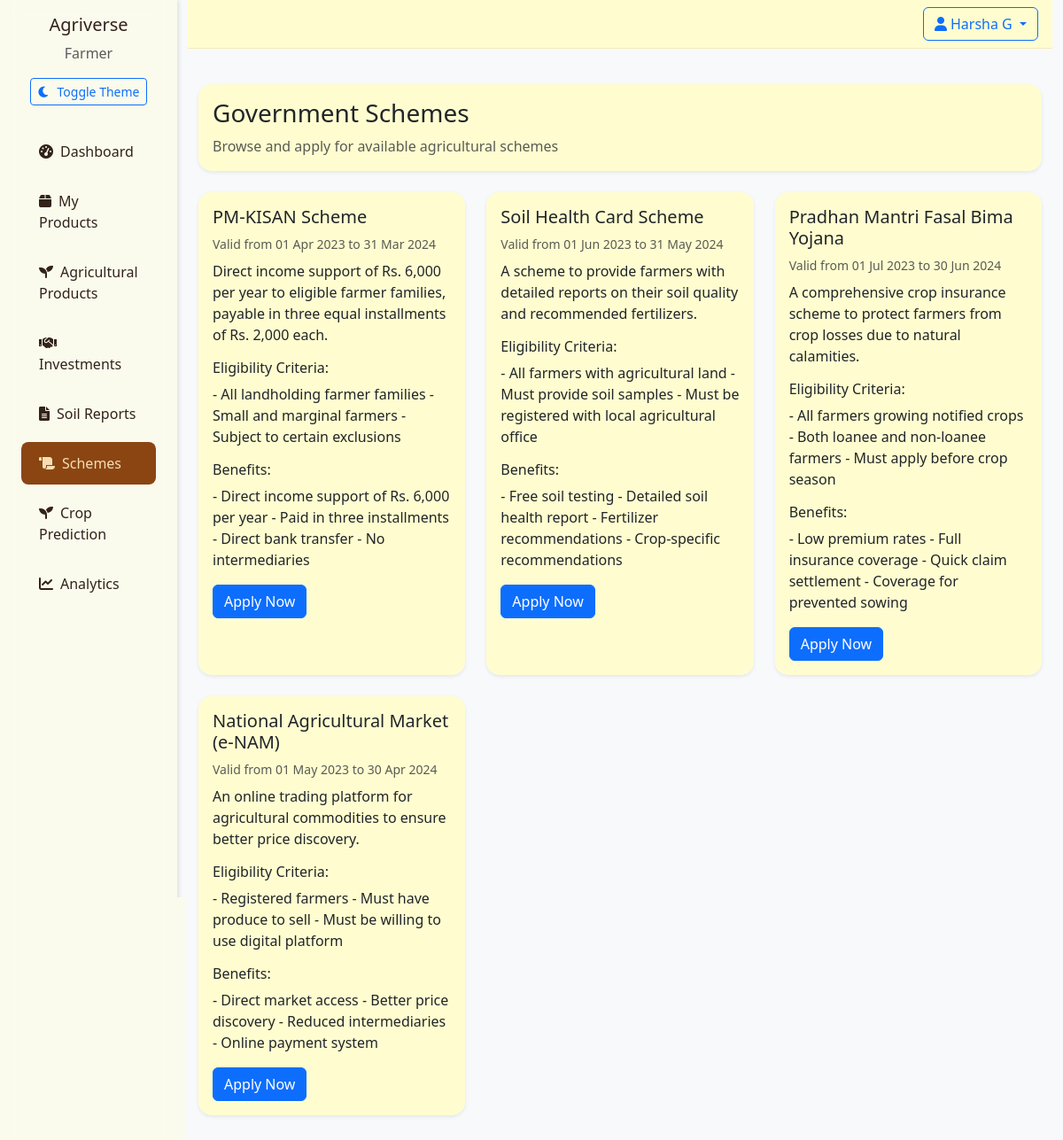
Before: /farmer/schemes (signed in) with the older database file.
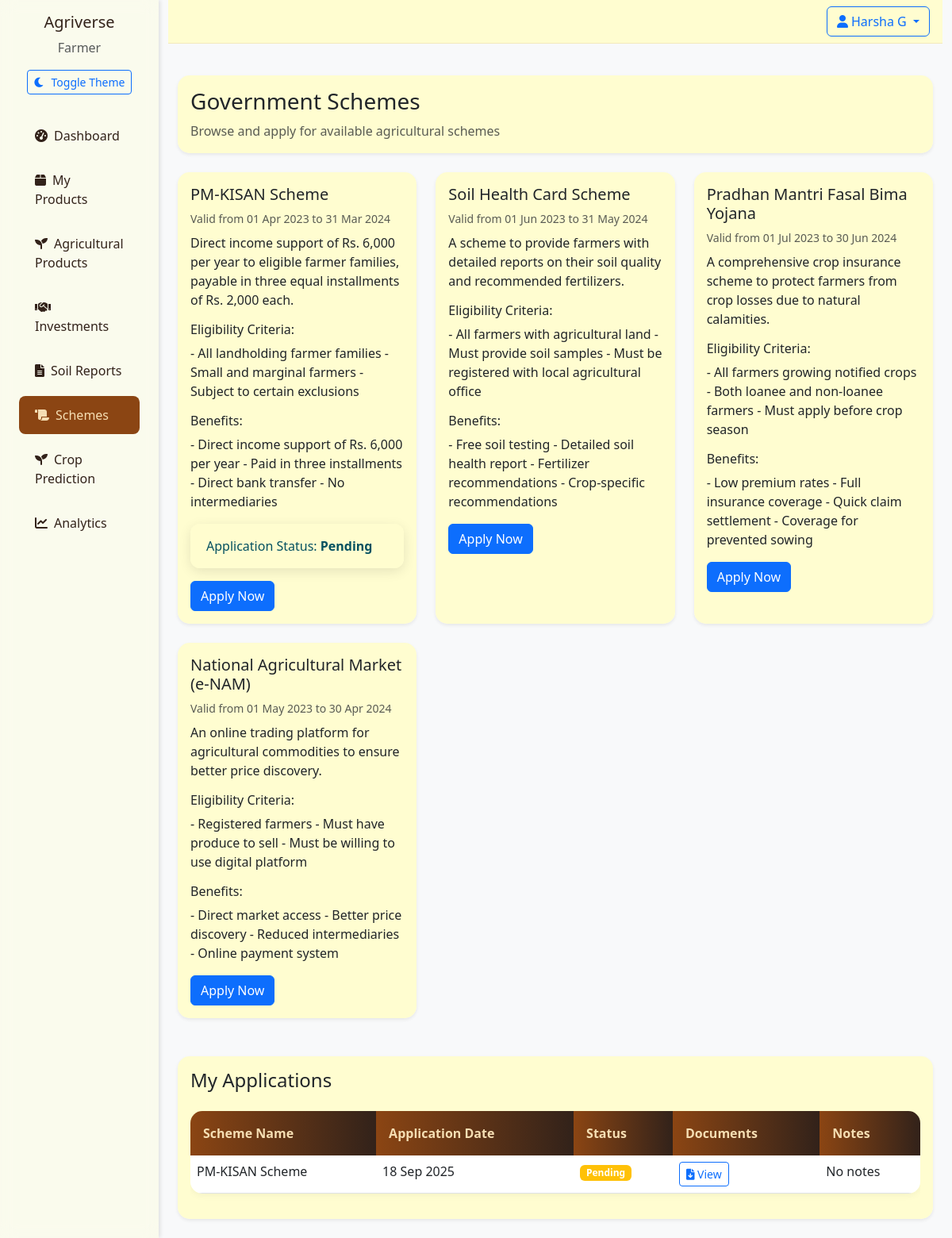
After: the same page with the newer database file.
### app/models/__init__.py (models this page shows)
class User(UserMixin, db.Model):
    id = db.Column(db.Integer, primary_key=True)
    email = db.Column(db.String(120), unique=True, nullable=False)
    password_hash = db.Column(db.String(128), nullable=False)
    name = db.Column(db.String(100), nullable=False)
    role = db.Column(db.String(20), nullable=False)  # 'farmer', 'investor', 'admin'
    created_at = db.Column(db.DateTime, default=datetime.utcnow)
    is_active = db.Column(db.Boolean, default=True)
    is_verified = db.Column(db.Boolean, default=False)
    wallet_balance = db.Column(db.Float, default=0.0)  # User's wallet balance
    farm_name = db.Column(db.String(100))
    farm_location = db.Column(db.String(200))
    farm_size = db.Column(db.Float)  # in acres
    company_name = db.Column(db.String(100))
    investment_capacity = db.Column(db.Float)
    products = db.relationship('Product', backref='seller', lazy=True)
    investments_made = db.relationship('Investment',
                                     backref='investor',
                                     lazy=True,
                                     foreign_keys='Investment.investor_id')
    investments_received = db.relationship('Investment',
                                         backref='farmer',
                                         lazy=True,
                                         foreign_keys='Investment.farmer_id')
    soil_reports = db.relationship('SoilReport', backref='farmer', lazy=True)

class GovScheme(db.Model):
    id = db.Column(db.Integer, primary_key=True)
    name = db.Column(db.String(100), nullable=False)
    description = db.Column(db.Text)
    eligibility_criteria = db.Column(db.Text)
    benefits = db.Column(db.Text)
    start_date = db.Column(db.DateTime, nullable=False)
    end_date = db.Column(db.DateTime, nullable=False)
    status = db.Column(db.String(20), default='active')  # active, expired, cancelled
    created_at = db.Column(db.DateTime, default=datetime.utcnow)
    applications = db.relationship('SchemeApplication', backref='scheme', lazy=True)

class SchemeApplication(db.Model):
    id = db.Column(db.Integer, primary_key=True)
    farmer_id = db.Column(db.Integer, db.ForeignKey('user.id'), nullable=False)
    scheme_id = db.Column(db.Integer, db.ForeignKey('gov_scheme.id'), nullable=False)
    application_date = db.Column(db.DateTime, default=datetime.utcnow)
    status = db.Column(db.String(20), default='pending')  # pending, approved, rejected
    documents_url = db.Column(db.String(200))
    notes = db.Column(db.Text)
    farmer = db.relationship('User', backref='scheme_applications')

### app/routes/farmer.py (the view)
@farmer_bp.route('/farmer/schemes')
@login_required
@farmer_required
def schemes():
    active_schemes = GovScheme.query.filter_by(status='active').all()
    my_applications = SchemeApplication.query.filter_by(farmer_id=current_user.id).all()
    return render_template('farmer/schemes.html',
                         schemes=active_schemes,
                         applications=my_applications)

### app/__init__.py (called while the page is built)
@login_manager.user_loader
def load_user(user_id):
    return User.query.get(int(user_id))

### app/routes/farmer.py (called while the page is built)
def farmer_required(f):
    @wraps(f)
    def decorated_function(*args, **kwargs):
        if not current_user.is_authenticated:
            flash('Please log in to access this page.', 'error')
            return redirect(url_for('auth.login', role='farmer'))
        if current_user.role != 'farmer':
            flash('Access denied. Farmer privileges required.', 'error')
            return redirect(url_for('main.index'))
        return f(*args, **kwargs)
    return decorated_function

### app/templates/farmer/schemes.html (shortened to what this page needs)
{% extends "base.html" %}
{% block content %}
<div class="container-fluid py-4">
    <div class="row mb-4">
        <div class="col-12">
            <div class="card border-0 shadow-sm">
                <div class="card-body">
                    <h1 class="h3 mb-2">Government Schemes</h1>
                    <p class="text-muted mb-0">Browse and apply for available agricultural schemes</p>
                </div>
            </div>
        </div>
    </div>
    <div class="row">
        {% for scheme in schemes %}
        <div class="col-md-6 col-lg-4 mb-4">
            <div class="card h-100 border-0 shadow-sm">
                <div class="card-body">
                    <h5 class="card-title">{{ scheme.name }}</h5>
                    <p class="card-text text-muted small mb-2">
                        Valid from {{ scheme.start_date.strftime('%d %b %Y') }} to {{ scheme.end_date.strftime('%d %b %Y') }}
                    </p>
                    <p class="card-text">{{ scheme.description }}</p>
                    <div class="mb-3">
                        <h6 class="mb-2">Eligibility Criteria:</h6>
                        <p class="card-text">{{ scheme.eligibility_criteria }}</p>
                    </div>
                    <div class="mb-3">
                        <h6 class="mb-2">Benefits:</h6>
                        <p class="card-text">{{ scheme.benefits }}</p>
                    </div>
                    {% set has_applied = false %}
                    {% for application in applications %}
                        {% if application.scheme_id == scheme.id %}
                            {% set has_applied = true %}
                            <div class="alert alert-info">
                                Application Status: <strong>{{ application.status|title }}</strong>
                            </div>
                        {% endif %}
                    {% endfor %}
                    {% if not has_applied %}
                    <button type="button" class="btn btn-primary" data-bs-toggle="modal" data-bs-target="#applySchemeModal{{ scheme.id }}">
                        Apply Now
                    </button>
                    {% endif %}
                </div>
            </div>
        </div>
        {% else %}
        <div class="col-12">
            <div class="alert alert-info">
                No active government schemes available at the moment.
            </div>
        </div>
        {% endfor %}
    </div>
    {% if applications %}
    <div class="row mt-4">
        <div class="col-12">
            <div class="card border-0 shadow-sm">
                <div class="card-body">
                    <h2 class="h4 mb-4">My Applications</h2>
                    <div class="table-responsive">
                        <table class="table table-hover">
                            <thead>
                                <tr>
                                    <th>Scheme Name</th>
                                    <th>Application Date</th>
                                    <th>Status</th>
                                    <th>Documents</th>
                                    <th>Notes</th>
                                </tr>
                            </thead>
                            <tbody>
                                {% for application in applications %}
                                <tr>
                                    <td>{{ application.scheme.name }}</td>
                                    <td>{{ application.application_date.strftime('%d %b %Y') }}</td>
                                    <td>
                                        <span class="badge bg-{{ {
                                            'pending': 'warning',
                                            'approved': 'success',
                                            'rejected': 'danger'
                                        }[application.status] }}">
                                            {{ application.status|title }}
                                        </span>
                                    </td>
                                    <td>
                                        {% if application.documents_url %}
                                        <a href="{{ application.documents_url }}" target="_blank" class="btn btn-sm btn-outline-primary">
                                            <i class="fas fa-file-download"></i> View
                                        </a>
                                        {% else %}
                                        <span class="text-muted">No documents</span>
                                        {% endif %}
                                    </td>
                                    <td>{{ application.notes or 'No notes' }}</td>
                                </tr>
                                {% endfor %}
                            </tbody>
                        </table>
                    </div>
                </div>
            </div>
        </div>
    </div>
    {% endif %}
</div>
{% endblock %}

### app/templates/base.html (shortened to what this page needs)
<!DOCTYPE html>
<html lang="en" data-bs-theme="light">
<head>
    <link href="https://cdn.jsdelivr.net/npm/bootstrap@5.3.0/dist/css/bootstrap.min.css" rel="stylesheet">
    <link href="https://cdnjs.cloudflare.com/ajax/libs/font-awesome/6.0.0/css/all.min.css" rel="stylesheet">
    <link href="{{ url_for('static', filename='css/style.css') }}" rel="stylesheet">
</head>
<body>
    <div class="container-fluid">
        <div class="row">
            {% if current_user.is_authenticated %}
            <div class="col-md-2 sidebar">
                <div class="d-flex flex-column">
                    <div class="text-center mb-4">
                        <h5 class="mb-2">Agriverse</h5>
                        <p class="text-muted mb-3">{{ current_user.role|title }}</p>
                        <button id="theme-toggle" class="btn btn-sm btn-outline-primary">
                            <i class="fas fa-moon me-2"></i>Toggle Theme
                        </button>
                    </div>
                    {% if current_user.role == 'farmer' %}
                    <div class="nav flex-column">
                    <a href="{{ url_for('farmer.dashboard') }}" class="nav-link {% if request.endpoint == 'farmer.dashboard' %}active{% endif %}">
                            <i class="fas fa-tachometer-alt me-2"></i>Dashboard
                    </a>
                    <a href="{{ url_for('farmer.products') }}" class="nav-link {% if request.endpoint == 'farmer.products' %}active{% endif %}">
                            <i class="fas fa-box me-2"></i>My Products
                        </a>
                        <a href="{{ url_for('farmer.agri_products') }}" class="nav-link {% if request.endpoint == 'farmer.agri_products' %}active{% endif %}">
                            <i class="fas fa-seedling me-2"></i>Agricultural Products
                    </a>
                    <a href="{{ url_for('farmer.investments') }}" class="nav-link {% if request.endpoint == 'farmer.investments' %}active{% endif %}">
                            <i class="fas fa-handshake me-2"></i>Investments
                    </a>
                    <a href="{{ url_for('farmer.soil_reports') }}" class="nav-link {% if request.endpoint == 'farmer.soil_reports' %}active{% endif %}">
                            <i class="fas fa-file-alt me-2"></i>Soil Reports
                    </a>
                    <a href="{{ url_for('farmer.schemes') }}" class="nav-link {% if request.endpoint == 'farmer.schemes' %}active{% endif %}">
                            <i class="fas fa-scroll me-2"></i>Schemes
                        </a>
                        <a href="{{ url_for('farmer.crop_prediction') }}" class="nav-link {% if request.endpoint == 'farmer.crop_prediction' %}active{% endif %}">
                            <i class="fas fa-seedling me-2"></i>Crop Prediction
                    </a>
                    <a href="{{ url_for('farmer.analytics') }}" class="nav-link {% if request.endpoint == 'farmer.analytics' %}active{% endif %}">
                        <i class="fas fa-chart-line me-2"></i>Analytics
                    </a>
                    </div>
                    {% endif %}
                </div>
            </div>
            {% endif %}
            <div class="col-md-{% if current_user.is_authenticated %}10{% else %}12{% endif %}">
                <nav class="navbar navbar-expand-lg mb-3">
                    <div class="container-fluid px-3">
                        <div class="ms-auto d-flex align-items-center gap-2">
                            {% if current_user.is_authenticated %}
                            <div class="dropdown">
                                <button class="btn btn-outline-primary dropdown-toggle" type="button" id="userDropdown" data-bs-toggle="dropdown">
                                    <i class="fas fa-user me-1"></i>{{ current_user.name }}
                                </button>
                            </div>
                            {% endif %}
                        </div>
                    </div>
                </nav>
                {% block content %}{% endblock %}
            </div>
        </div>
    </div>
</body>
</html>

### app/static/css/style.css (style rules this page uses)
:root { --earth-brown: #8B4513; --soil-dark: #32221A; --wheat-gold: #F5DEB3; --leaf-green: #556B2F; --cream: #FFFDD0; --sky-blue: #87CEEB; --transition-speed: 0.3s; --bg-light: #f8f9fa; --bg-dark: #1a1a1a; --text-light: #32221A; --text-dark: #F5DEB3; --sidebar-light: rgba(255, 253, 208, 0.3); --sidebar-dark: rgba(50, 34, 26, 0.95); }
[data-bs-theme="light"] { --bg-color: var(--bg-light); --text-color: var(--text-light); --sidebar-bg: var(--sidebar-light); --card-bg: rgba(255, 253, 208, 0.98); --border-color: rgba(139, 69, 19, 0.1); }
body { min-height: 100vh; display: flex; flex-direction: column; font-family: 'Segoe UI', Tahoma, Geneva, Verdana, sans-serif; background-color: var(--bg-color); color: var(--text-color); transition: background-color var(--transition-speed), color var(--transition-speed); }
.navbar { backdrop-filter: blur(10px); -webkit-backdrop-filter: blur(10px); border-bottom: 1px solid var(--border-color); padding: 0.5rem 0; background-color: var(--card-bg); }
.nav-link { color: var(--text-color); padding: 0.75rem 1.25rem; border-radius: 0.5rem; margin: 0.25rem 0.75rem; transition: all var(--transition-speed); }
.nav-link.active { background-color: var(--earth-brown); color: var(--wheat-gold); }
.sidebar { min-height: 100vh; background-color: var(--sidebar-bg); padding-top: 1rem; transition: background-color var(--transition-speed); box-shadow: 2px 0 5px rgba(0, 0, 0, 0.1); backdrop-filter: blur(10px); -webkit-backdrop-filter: blur(10px); }
.card { border: none; border-radius: 15px; background: var(--card-bg); backdrop-filter: blur(10px); box-shadow: 0 4px 15px rgba(0, 0, 0, 0.1); transition: all 0.3s ease; }
.table { background-color: var(--card-bg); border-radius: 15px; overflow: hidden; box-shadow: 0 2px 10px rgba(0, 0, 0, 0.05); }
.table thead th { background: linear-gradient(to right, var(--earth-brown), var(--soil-dark)); color: var(--wheat-gold); border: none; padding: 1rem; }
.alert { border: none; border-radius: 12px; padding: 1rem 1.25rem; margin-bottom: 1rem; background: var(--card-bg); backdrop-filter: blur(10px); box-shadow: 0 4px 15px rgba(0, 0, 0, 0.1); }

Changed rows visible on the page:
added SchemeApplication: status "Pending", scheme.name "PM-KISAN Scheme", application_date "18 Sep 2025", notes "No notes"
Other visible differences:
text now shown: "My Applications Scheme Name Application Date Status Documents Notes"
